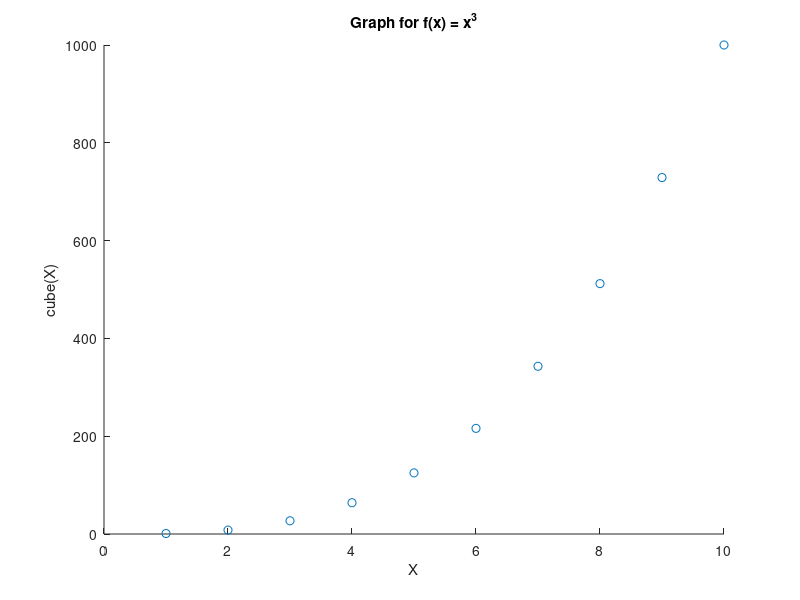
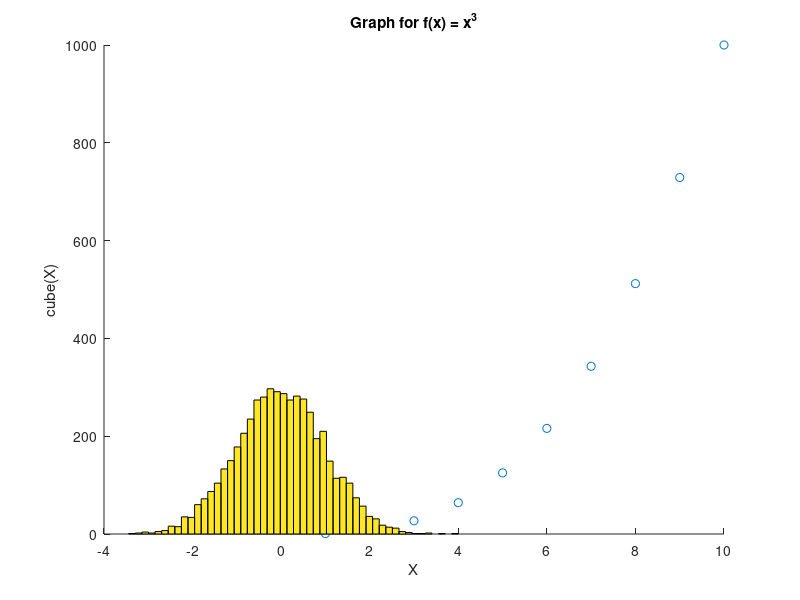
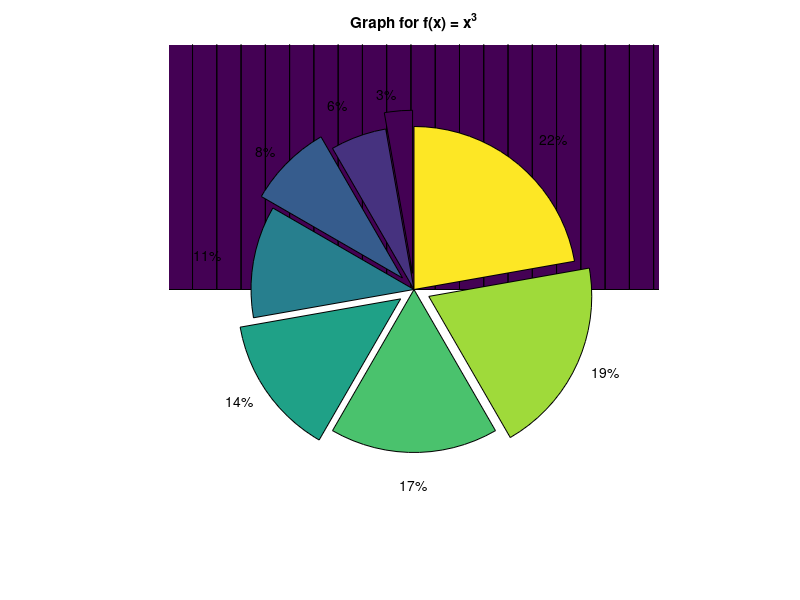

Reproduce these figures in MATLAB, in order.
X=[1:10]
Y=X.^3


hold on;
scatter(X, Y);

xlabel ("X");
ylabel ("cube(X)");
title ("Graph for f(x) = x^3");

print -dpdf "fig1.pdf";
close

ndist = randn(5000, 1);
hold on;
hist(ndist, 50);
print -dpdf "fig2.pdf";
close;


v=[1:8];
v1=[1,0, 1, 0 , 1, 0, 1, 0];
hold on;

pie(v, v1)
print -dpdf "fig3.pdf";
close;

